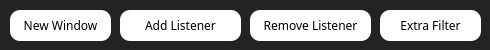
   <widget class="QWidget" name="page">
    <property name="styleSheet">
     <string notr="true">background-color:rgb(35, 35, 35);</string>
    </property>
    <widget class="QPushButton" name="NewWin">
     <property name="geometry">
      <rect>
       <x>10</x>
       <y>10</y>
       <width>101</width>
       <height>31</height>
      </rect>
     </property>
     <property name="palette">
      <palette>
       <active>
        <colorrole role="WindowText">
         <brush brushstyle="SolidPattern">
          <color alpha="255">
           <red>0</red>
           <green>0</green>
           <blue>0</blue>
          </color>
         </brush>
        </colorrole>
        <colorrole role="Button">
         <brush brushstyle="SolidPattern">
          <color alpha="255">
           <red>255</red>
           <green>255</green>
           <blue>255</blue>
          </color>
         </brush>
        </colorrole>
        <colorrole role="Dark">
         <brush brushstyle="SolidPattern">
          <color alpha="255">
           <red>255</red>
           <green>255</green>
           <blue>255</blue>
          </color>
         </brush>
        </colorrole>
        <colorrole role="Text">
         <brush brushstyle="SolidPattern">
          <color alpha="255">
           <red>0</red>
           <green>0</green>
           <blue>0</blue>
          </color>
         </brush>
        </colorrole>
        <colorrole role="ButtonText">
         <brush brushstyle="SolidPattern">
          <color alpha="255">
           <red>0</red>
           <green>0</green>
           <blue>0</blue>
          </color>
         </brush>
        </colorrole>
        <colorrole role="Base">
         <brush brushstyle="SolidPattern">
          <color alpha="255">
           <red>255</red>
           <green>255</green>
           <blue>255</blue>
          </color>
         </brush>
        </colorrole>
        <colorrole role="Window">
         <brush brushstyle="SolidPattern">
          <color alpha="255">
           <red>255</red>
           <green>255</green>
           <blue>255</blue>
          </color>
         </brush>
        </colorrole>
        <colorrole role="PlaceholderText">
         <brush brushstyle="NoBrush">
          <color alpha="128">
           <red>0</red>
           <green>0</green>
           <blue>0</blue>
          </color>
         </brush>
        </colorrole>
       </active>
       <inactive>
        <colorrole role="WindowText">
         <brush brushstyle="SolidPattern">
          <color alpha="255">
           <red>0</red>
           <green>0</green>
           <blue>0</blue>
          </color>
         </brush>
        </colorrole>
        <colorrole role="Button">
         <brush brushstyle="SolidPattern">
          <color alpha="255">
           <red>255</red>
           <green>255</green>
           <blue>255</blue>
          </color>
         </brush>
        </colorrole>
        <colorrole role="Dark">
         <brush brushstyle="SolidPattern">
          <color alpha="255">
           <red>255</red>
           <green>255</green>
           <blue>255</blue>
          </color>
         </brush>
        </colorrole>
        <colorrole role="Text">
         <brush brushstyle="SolidPattern">
          <color alpha="255">
           <red>0</red>
           <green>0</green>
           <blue>0</blue>
          </color>
         </brush>
        </colorrole>
        <colorrole role="ButtonText">
         <brush brushstyle="SolidPattern">
          <color alpha="255">
           <red>0</red>
           <green>0</green>
           <blue>0</blue>
          </color>
         </brush>
        </colorrole>
        <colorrole role="Base">
         <brush brushstyle="SolidPattern">
          <color alpha="255">
           <red>255</red>
           <green>255</green>
           <blue>255</blue>
          </color>
         </brush>
        </colorrole>
        <colorrole role="Window">
         <brush brushstyle="SolidPattern">
          <color alpha="255">
           <red>255</red>
           <green>255</green>
           <blue>255</blue>
          </color>
         </brush>
        </colorrole>
        <colorrole role="PlaceholderText">
         <brush brushstyle="NoBrush">
          <color alpha="128">
           <red>0</red>
           <green>0</green>
           <blue>0</blue>
          </color>
         </brush>
        </colorrole>
       </inactive>
       <disabled>
        <colorrole role="WindowText">
         <brush brushstyle="SolidPattern">
          <color alpha="255">
           <red>0</red>
           <green>0</green>
           <blue>0</blue>
          </color>
         </brush>
        </colorrole>
        <colorrole role="Button">
         <brush brushstyle="SolidPattern">
          <color alpha="255">
           <red>255</red>
           <green>255</green>
           <blue>255</blue>
          </color>
         </brush>
        </colorrole>
        <colorrole role="Dark">
         <brush brushstyle="SolidPattern">
          <color alpha="255">
           <red>255</red>
           <green>255</green>
           <blue>255</blue>
          </color>
         </brush>
        </colorrole>
        <colorrole role="Text">
         <brush brushstyle="SolidPattern">
          <color alpha="255">
           <red>0</red>
           <green>0</green>
           <blue>0</blue>
          </color>
         </brush>
        </colorrole>
        <colorrole role="ButtonText">
         <brush brushstyle="SolidPattern">
          <color alpha="255">
           <red>0</red>
           <green>0</green>
           <blue>0</blue>
          </color>
         </brush>
        </colorrole>
        <colorrole role="Base">
         <brush brushstyle="SolidPattern">
          <color alpha="255">
           <red>255</red>
           <green>255</green>
           <blue>255</blue>
          </color>
         </brush>
        </colorrole>
        <colorrole role="Window">
         <brush brushstyle="SolidPattern">
          <color alpha="255">
           <red>255</red>
           <green>255</green>
           <blue>255</blue>
          </color>
         </brush>
        </colorrole>
        <colorrole role="PlaceholderText">
         <brush brushstyle="NoBrush">
          <color alpha="128">
           <red>0</red>
           <green>0</green>
           <blue>0</blue>
          </color>
         </brush>
        </colorrole>
       </disabled>
      </palette>
     </property>
     <property name="font">
      <font>
       <family>Berlin Sans FB</family>
       <pointsize>9</pointsize>
       <weight>50</weight>
       <italic>false</italic>
       <bold>false</bold>
      </font>
     </property>
     <property name="styleSheet">
      <string notr="true">font: 9pt &quot;Berlin Sans FB&quot;;color:black; background-color:white; border-radius:10px;</string>
     </property>
     <property name="text">
      <string>New Window</string>
     </property>
    </widget>
    <widget class="QPushButton" name="AddList">
     <property name="geometry">
      <rect>
       <x>120</x>
       <y>10</y>
       <width>121</width>
       <height>31</height>
      </rect>
     </property>
     <property name="palette">
      <palette>
       <active>
        <colorrole role="WindowText">
         <brush brushstyle="SolidPattern">
          <color alpha="255">
           <red>0</red>
           <green>0</green>
           <blue>0</blue>
          </color>
         </brush>
        </colorrole>
        <colorrole role="Button">
         <brush brushstyle="SolidPattern">
          <color alpha="255">
           <red>255</red>
           <green>255</green>
           <blue>255</blue>
          </color>
         </brush>
        </colorrole>
        <colorrole role="Dark">
         <brush brushstyle="SolidPattern">
          <color alpha="255">
           <red>255</red>
           <green>255</green>
           <blue>255</blue>
          </color>
         </brush>
        </colorrole>
        <colorrole role="Text">
         <brush brushstyle="SolidPattern">
          <color alpha="255">
           <red>0</red>
           <green>0</green>
           <blue>0</blue>
          </color>
         </brush>
        </colorrole>
        <colorrole role="ButtonText">
         <brush brushstyle="SolidPattern">
          <color alpha="255">
           <red>0</red>
           <green>0</green>
           <blue>0</blue>
          </color>
         </brush>
        </colorrole>
        <colorrole role="Base">
         <brush brushstyle="SolidPattern">
          <color alpha="255">
           <red>255</red>
           <green>255</green>
           <blue>255</blue>
          </color>
         </brush>
        </colorrole>
        <colorrole role="Window">
         <brush brushstyle="SolidPattern">
          <color alpha="255">
           <red>255</red>
           <green>255</green>
           <blue>255</blue>
          </color>
         </brush>
        </colorrole>
        <colorrole role="PlaceholderText">
         <brush brushstyle="NoBrush">
          <color alpha="128">
           <red>0</red>
           <green>0</green>
           <blue>0</blue>
          </color>
         </brush>
        </colorrole>
       </active>
       <inactive>
        <colorrole role="WindowText">
         <brush brushstyle="SolidPattern">
          <color alpha="255">
           <red>0</red>
           <green>0</green>
           <blue>0</blue>
          </color>
         </brush>
        </colorrole>
        <colorrole role="Button">
         <brush brushstyle="SolidPattern">
          <color alpha="255">
           <red>255</red>
           <green>255</green>
           <blue>255</blue>
          </color>
         </brush>
        </colorrole>
        <colorrole role="Dark">
         <brush brushstyle="SolidPattern">
          <color alpha="255">
           <red>255</red>
           <green>255</green>
           <blue>255</blue>
          </color>
         </brush>
        </colorrole>
        <colorrole role="Text">
         <brush brushstyle="SolidPattern">
          <color alpha="255">
           <red>0</red>
           <green>0</green>
           <blue>0</blue>
          </color>
         </brush>
        </colorrole>
        <colorrole role="ButtonText">
         <brush brushstyle="SolidPattern">
          <color alpha="255">
           <red>0</red>
           <green>0</green>
           <blue>0</blue>
          </color>
         </brush>
        </colorrole>
        <colorrole role="Base">
         <brush brushstyle="SolidPattern">
          <color alpha="255">
           <red>255</red>
           <green>255</green>
           <blue>255</blue>
          </color>
         </brush>
        </colorrole>
        <colorrole role="Window">
         <brush brushstyle="SolidPattern">
          <color alpha="255">
           <red>255</red>
           <green>255</green>
           <blue>255</blue>
          </color>
         </brush>
        </colorrole>
        <colorrole role="PlaceholderText">
         <brush brushstyle="NoBrush">
          <color alpha="128">
           <red>0</red>
           <green>0</green>
           <blue>0</blue>
          </color>
         </brush>
        </colorrole>
       </inactive>
       <disabled>
        <colorrole role="WindowText">
         <brush brushstyle="SolidPattern">
          <color alpha="255">
           <red>0</red>
           <green>0</green>
           <blue>0</blue>
          </color>
         </brush>
        </colorrole>
        <colorrole role="Button">
         <brush brushstyle="SolidPattern">
          <color alpha="255">
           <red>255</red>
           <green>255</green>
           <blue>255</blue>
          </color>
         </brush>
        </colorrole>
        <colorrole role="Dark">
         <brush brushstyle="SolidPattern">
          <color alpha="255">
           <red>255</red>
           <green>255</green>
           <blue>255</blue>
          </color>
         </brush>
        </colorrole>
        <colorrole role="Text">
         <brush brushstyle="SolidPattern">
          <color alpha="255">
           <red>0</red>
           <green>0</green>
           <blue>0</blue>
          </color>
         </brush>
        </colorrole>
        <colorrole role="ButtonText">
         <brush brushstyle="SolidPattern">
          <color alpha="255">
           <red>0</red>
           <green>0</green>
           <blue>0</blue>
          </color>
         </brush>
        </colorrole>
        <colorrole role="Base">
         <brush brushstyle="SolidPattern">
          <color alpha="255">
           <red>255</red>
           <green>255</green>
           <blue>255</blue>
          </color>
         </brush>
        </colorrole>
        <colorrole role="Window">
         <brush brushstyle="SolidPattern">
          <color alpha="255">
           <red>255</red>
           <green>255</green>
           <blue>255</blue>
          </color>
         </brush>
        </colorrole>
        <colorrole role="PlaceholderText">
         <brush brushstyle="NoBrush">
          <color alpha="128">
           <red>0</red>
           <green>0</green>
           <blue>0</blue>
          </color>
         </brush>
        </colorrole>
       </disabled>
      </palette>
     </property>
     <property name="font">
      <font>
       <family>Berlin Sans FB</family>
       <pointsize>9</pointsize>
       <weight>50</weight>
       <italic>false</italic>
       <bold>false</bold>
      </font>
     </property>
     <property name="styleSheet">
      <string notr="true">font: 9pt &quot;Berlin Sans FB&quot;;color:black; background-color:white; border-radius:10px;</string>
     </property>
     <property name="text">
      <string>Add Listener</string>
     </property>
    </widget>
    <widget class="QPushButton" name="RemList">
     <property name="geometry">
      <rect>
       <x>250</x>
       <y>10</y>
       <width>121</width>
       <height>31</height>
      </rect>
     </property>
     <property name="palette">
      <palette>
       <active>
        <colorrole role="WindowText">
         <brush brushstyle="SolidPattern">
          <color alpha="255">
           <red>0</red>
           <green>0</green>
           <blue>0</blue>
          </color>
         </brush>
        </colorrole>
        <colorrole role="Button">
         <brush brushstyle="SolidPattern">
          <color alpha="255">
           <red>255</red>
           <green>255</green>
           <blue>255</blue>
          </color>
         </brush>
        </colorrole>
        <colorrole role="Dark">
         <brush brushstyle="SolidPattern">
          <color alpha="255">
           <red>255</red>
           <green>255</green>
           <blue>255</blue>
          </color>
         </brush>
        </colorrole>
        <colorrole role="Text">
         <brush brushstyle="SolidPattern">
          <color alpha="255">
           <red>0</red>
           <green>0</green>
           <blue>0</blue>
          </color>
         </brush>
        </colorrole>
        <colorrole role="ButtonText">
         <brush brushstyle="SolidPattern">
          <color alpha="255">
           <red>0</red>
           <green>0</green>
           <blue>0</blue>
          </color>
         </brush>
        </colorrole>
        <colorrole role="Base">
         <brush brushstyle="SolidPattern">
          <color alpha="255">
           <red>255</red>
           <green>255</green>
           <blue>255</blue>
          </color>
         </brush>
        </colorrole>
        <colorrole role="Window">
         <brush brushstyle="SolidPattern">
          <color alpha="255">
           <red>255</red>
           <green>255</green>
           <blue>255</blue>
          </color>
         </brush>
        </colorrole>
        <colorrole role="PlaceholderText">
         <brush brushstyle="NoBrush">
          <color alpha="128">
           <red>0</red>
           <green>0</green>
           <blue>0</blue>
          </color>
         </brush>
        </colorrole>
       </active>
       <inactive>
        <colorrole role="WindowText">
         <brush brushstyle="SolidPattern">
          <color alpha="255">
           <red>0</red>
           <green>0</green>
           <blue>0</blue>
          </color>
         </brush>
        </colorrole>
        <colorrole role="Button">
         <brush brushstyle="SolidPattern">
          <color alpha="255">
           <red>255</red>
           <green>255</green>
           <blue>255</blue>
          </color>
         </brush>
        </colorrole>
        <colorrole role="Dark">
         <brush brushstyle="SolidPattern">
          <color alpha="255">
           <red>255</red>
           <green>255</green>
           <blue>255</blue>
          </color>
         </brush>
        </colorrole>
        <colorrole role="Text">
         <brush brushstyle="SolidPattern">
          <color alpha="255">
           <red>0</red>
           <green>0</green>
           <blue>0</blue>
          </color>
         </brush>
        </colorrole>
        <colorrole role="ButtonText">
         <brush brushstyle="SolidPattern">
          <color alpha="255">
           <red>0</red>
           <green>0</green>
           <blue>0</blue>
          </color>
         </brush>
        </colorrole>
        <colorrole role="Base">
         <brush brushstyle="SolidPattern">
          <color alpha="255">
           <red>255</red>
           <green>255</green>
           <blue>255</blue>
          </color>
         </brush>
        </colorrole>
        <colorrole role="Window">
         <brush brushstyle="SolidPattern">
          <color alpha="255">
           <red>255</red>
           <green>255</green>
           <blue>255</blue>
          </color>
         </brush>
        </colorrole>
        <colorrole role="PlaceholderText">
         <brush brushstyle="NoBrush">
          <color alpha="128">
           <red>0</red>
           <green>0</green>
           <blue>0</blue>
          </color>
         </brush>
        </colorrole>
       </inactive>
       <disabled>
        <colorrole role="WindowText">
         <brush brushstyle="SolidPattern">
          <color alpha="255">
           <red>0</red>
           <green>0</green>
           <blue>0</blue>
          </color>
         </brush>
        </colorrole>
        <colorrole role="Button">
         <brush brushstyle="SolidPattern">
          <color alpha="255">
           <red>255</red>
           <green>255</green>
           <blue>255</blue>
          </color>
         </brush>
        </colorrole>
        <colorrole role="Dark">
         <brush brushstyle="SolidPattern">
          <color alpha="255">
           <red>255</red>
           <green>255</green>
           <blue>255</blue>
          </color>
         </brush>
        </colorrole>
        <colorrole role="Text">
         <brush brushstyle="SolidPattern">
          <color alpha="255">
           <red>0</red>
           <green>0</green>
           <blue>0</blue>
          </color>
         </brush>
        </colorrole>
        <colorrole role="ButtonText">
         <brush brushstyle="SolidPattern">
          <color alpha="255">
           <red>0</red>
           <green>0</green>
           <blue>0</blue>
          </color>
         </brush>
        </colorrole>
        <colorrole role="Base">
         <brush brushstyle="SolidPattern">
          <color alpha="255">
           <red>255</red>
           <green>255</green>
           <blue>255</blue>
          </color>
         </brush>
        </colorrole>
        <colorrole role="Window">
         <brush brushstyle="SolidPattern">
          <color alpha="255">
           <red>255</red>
           <green>255</green>
           <blue>255</blue>
          </color>
         </brush>
        </colorrole>
        <colorrole role="PlaceholderText">
         <brush brushstyle="NoBrush">
          <color alpha="128">
           <red>0</red>
           <green>0</green>
           <blue>0</blue>
          </color>
         </brush>
        </colorrole>
       </disabled>
      </palette>
     </property>
     <property name="font">
      <font>
       <family>Berlin Sans FB</family>
       <pointsize>9</pointsize>
       <weight>50</weight>
       <italic>false</italic>
       <bold>false</bold>
      </font>
     </property>
     <property name="styleSheet">
      <string notr="true">font: 9pt &quot;Berlin Sans FB&quot;;color:black; background-color:white; border-radius:10px;</string>
     </property>
     <property name="text">
      <string>Remove Listener</string>
     </property>
    </widget>
    <widget class="QPushButton" name="ExFilt">
     <property name="geometry">
      <rect>
       <x>380</x>
       <y>10</y>
       <width>101</width>
       <height>31</height>
      </rect>
     </property>
     <property name="palette">
      <palette>
       <active>
        <colorrole role="WindowText">
         <brush brushstyle="SolidPattern">
          <color alpha="255">
           <red>0</red>
           <green>0</green>
           <blue>0</blue>
          </color>
         </brush>
        </colorrole>
        <colorrole role="Button">
         <brush brushstyle="SolidPattern">
          <color alpha="255">
           <red>255</red>
           <green>255</green>
           <blue>255</blue>
          </color>
         </brush>
        </colorrole>
        <colorrole role="Dark">
         <brush brushstyle="SolidPattern">
          <color alpha="255">
           <red>255</red>
           <green>255</green>
           <blue>255</blue>
          </color>
         </brush>
        </colorrole>
        <colorrole role="Text">
         <brush brushstyle="SolidPattern">
          <color alpha="255">
           <red>0</red>
           <green>0</green>
           <blue>0</blue>
          </color>
         </brush>
        </colorrole>
        <colorrole role="ButtonText">
         <brush brushstyle="SolidPattern">
          <color alpha="255">
           <red>0</red>
           <green>0</green>
           <blue>0</blue>
          </color>
         </brush>
        </colorrole>
        <colorrole role="Base">
         <brush brushstyle="SolidPattern">
          <color alpha="255">
           <red>255</red>
           <green>255</green>
           <blue>255</blue>
          </color>
         </brush>
        </colorrole>
        <colorrole role="Window">
         <brush brushstyle="SolidPattern">
          <color alpha="255">
           <red>255</red>
           <green>255</green>
           <blue>255</blue>
          </color>
         </brush>
        </colorrole>
        <colorrole role="PlaceholderText">
         <brush brushstyle="NoBrush">
          <color alpha="128">
           <red>0</red>
           <green>0</green>
           <blue>0</blue>
          </color>
         </brush>
        </colorrole>
       </active>
       <inactive>
        <colorrole role="WindowText">
         <brush brushstyle="SolidPattern">
          <color alpha="255">
           <red>0</red>
           <green>0</green>
           <blue>0</blue>
          </color>
         </brush>
        </colorrole>
        <colorrole role="Button">
         <brush brushstyle="SolidPattern">
          <color alpha="255">
           <red>255</red>
           <green>255</green>
           <blue>255</blue>
          </color>
         </brush>
        </colorrole>
        <colorrole role="Dark">
         <brush brushstyle="SolidPattern">
          <color alpha="255">
           <red>255</red>
           <green>255</green>
           <blue>255</blue>
          </color>
         </brush>
        </colorrole>
        <colorrole role="Text">
         <brush brushstyle="SolidPattern">
          <color alpha="255">
           <red>0</red>
           <green>0</green>
           <blue>0</blue>
          </color>
         </brush>
        </colorrole>
        <colorrole role="ButtonText">
         <brush brushstyle="SolidPattern">
          <color alpha="255">
           <red>0</red>
           <green>0</green>
           <blue>0</blue>
          </color>
         </brush>
        </colorrole>
        <colorrole role="Base">
         <brush brushstyle="SolidPattern">
          <color alpha="255">
           <red>255</red>
           <green>255</green>
           <blue>255</blue>
          </color>
         </brush>
        </colorrole>
        <colorrole role="Window">
         <brush brushstyle="SolidPattern">
          <color alpha="255">
           <red>255</red>
           <green>255</green>
           <blue>255</blue>
          </color>
         </brush>
        </colorrole>
        <colorrole role="PlaceholderText">
         <brush brushstyle="NoBrush">
          <color alpha="128">
           <red>0</red>
           <green>0</green>
           <blue>0</blue>
          </color>
         </brush>
        </colorrole>
       </inactive>
       <disabled>
        <colorrole role="WindowText">
         <brush brushstyle="SolidPattern">
          <color alpha="255">
           <red>0</red>
           <green>0</green>
           <blue>0</blue>
          </color>
         </brush>
        </colorrole>
        <colorrole role="Button">
         <brush brushstyle="SolidPattern">
          <color alpha="255">
           <red>255</red>
           <green>255</green>
           <blue>255</blue>
          </color>
         </brush>
        </colorrole>
        <colorrole role="Dark">
         <brush brushstyle="SolidPattern">
          <color alpha="255">
           <red>255</red>
           <green>255</green>
           <blue>255</blue>
          </color>
         </brush>
        </colorrole>
        <colorrole role="Text">
         <brush brushstyle="SolidPattern">
          <color alpha="255">
           <red>0</red>
           <green>0</green>
           <blue>0</blue>
          </color>
         </brush>
        </colorrole>
        <colorrole role="ButtonText">
         <brush brushstyle="SolidPattern">
          <color alpha="255">
           <red>0</red>
           <green>0</green>
           <blue>0</blue>
          </color>
         </brush>
        </colorrole>
        <colorrole role="Base">
         <brush brushstyle="SolidPattern">
          <color alpha="255">
           <red>255</red>
           <green>255</green>
           <blue>255</blue>
          </color>
         </brush>
        </colorrole>
        <colorrole role="Window">
         <brush brushstyle="SolidPattern">
          <color alpha="255">
           <red>255</red>
           <green>255</green>
           <blue>255</blue>
          </color>
         </brush>
        </colorrole>
        <colorrole role="PlaceholderText">
         <brush brushstyle="NoBrush">
          <color alpha="128">
           <red>0</red>
           <green>0</green>
           <blue>0</blue>
          </color>
         </brush>
        </colorrole>
       </disabled>
      </palette>
     </property>
     <property name="font">
      <font>
       <family>Berlin Sans FB</family>
       <pointsize>9</pointsize>
       <weight>50</weight>
       <italic>false</italic>
       <bold>false</bold>
      </font>
     </property>
     <property name="styleSheet">
      <string notr="true">font: 9pt &quot;Berlin Sans FB&quot;;color:black; background-color:white; border-radius:10px;</string>
     </property>
     <property name="text">
      <string>Extra Filter</string>
     </property>
    </widget>
   </widget>
